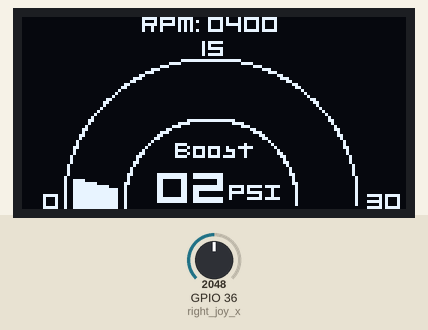
Bench run of a program on a simulated ESP32. Parts: 128×64 one-colour display. Inputs (shaded band) come from the test bench; at power-on: GPIO 36 (right_joy_x) = 2048.

Above: at 1.2 s.
1.3 s: GPIO 36 (right_joy_x) set to 1850
At 2.5 s:
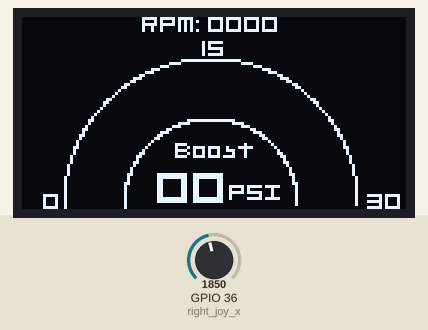
2.8 s: GPIO 36 (right_joy_x) set to 1930
At 4.1 s:
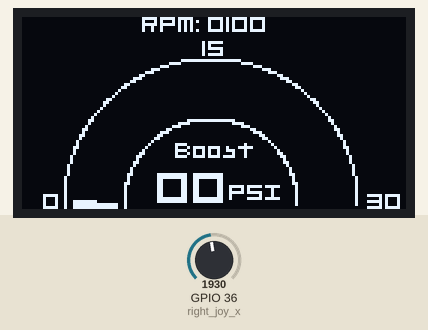
4.4 s: GPIO 36 (right_joy_x) set to 2047
At 4.44 s:
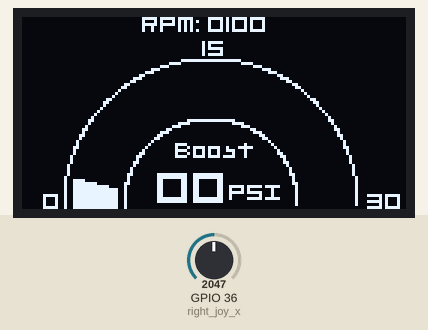
Timing chart, 0 to 7.4 s (numbered marks = the images above; inputs shaded):
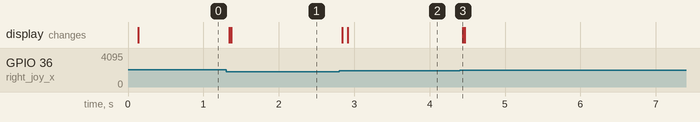

The program:

main.cpp
```cpp
/* Author: Mason Lopez
   Created: 12/15/2021
   Purpose: This code creates a simple interface for displaying data on small screen
*/

#include <Arduino.h>
#include <ESP32Servo.h>
#include <esp_now.h>
#include <WiFi.h>
#include <Wire.h>
#include <Adafruit_GFX.h>
#include <Adafruit_SSD1306.h>
#include <Adafruit_I2CDevice.h>
#include "Org_01.h"

// joystick inputs i used
const int right_joy_x = 36;
const int right_joy_y = 39;
const int left_joy_x = 35;
const int left_joy_y = 34;
const int right_button = 23;
const int left_button = 22;

// outside circle calculations
byte O_x_radius_pixel[180];
byte O_y_radius_pixel[180];

// outside inside circle calculations
byte Oin_x_radius_pixel[180];
byte Oin_y_radius_pixel[180];


// inside circle calculations
byte I_x_radius_pixel[180];
byte I_y_radius_pixel[180];

// inside inside circle calculations
byte Iin_x_radius_pixel[180];
byte Iin_y_radius_pixel[180];

// the center of the circles of the guages
#define X_CENTER 63
#define Y_CENTER 63

// radius of the circles
#define O_CIRCLE_RADIUS 49      // outside (larger)
#define I_CIRCLE_RADIUS 29      // inside (smaller)


// Parameters for the ssd1306 , 128x 64 deep
#define SCREEN_WIDTH 128 // OLED display width, in pixels
#define SCREEN_HEIGHT 64 // OLED display height, in pixels
#define OLED_RESET -1    // Reset pin # (or -1 if sharing Arduino reset pin)
Adafruit_SSD1306 display(SCREEN_WIDTH, SCREEN_HEIGHT, &Wire, OLED_RESET);


// change these values for your specific sensors!
#define SENSOR_MIN_VAL  1890    // CHANGE BASED ON INPUT OF SENSOR, THIS IS SET TO MIDDLE SINCE JOYSTICK GOES 0-4095 AND MIDDLE IS 1890 ABOUT
#define SENSOR_MAX_VAL  4095    // CHANGE BASED ON MAX RESOLUTION OF SENSOR
#define RAD_PI          180     // DONT CHANGE!
#define RAD_0           0       // DONT CHANGE!


// draws the circles on the screen
void drawCircles();

// calculates the radius of circles
void calculateRadiusPixels();

void setup()
{

  Serial.begin(115200);                                        // begin serial communications

  // set joysticks as inputs
  pinMode(right_joy_x, INPUT);
  pinMode(right_joy_y, INPUT);

  // pullup for the button pins
  pinMode(left_button, INPUT_PULLUP);
  pinMode(right_button, INPUT_PULLUP);

  // change the sda and sck pins for oled ( i used different pins then standard esp32 config)
  Wire.begin(17, 16);

  // if the display does not intialize then cause an error
  if (!display.begin(SSD1306_SWITCHCAPVCC, 0x3C))
  {
    Serial.println(F("SSD1306 allocation failed"));
    for (;;)
      ; // Don't proceed, loop forever
  }

  display.clearDisplay();                                   // clear display
  display.setTextSize(1);
  display.setFont(&Org_01);
  display.setTextColor(SSD1306_WHITE);
  display.display();
  calculateRadiusPixels();
  // draw the outlines of the guages one time
  drawCircles();
}

void loop()
{

  int rightValue = analogRead(right_joy_x);
  if (rightValue < 1890) // incase the values go over hardcode the min
  {
    rightValue = 1890;
  }


  int angleValue = map(rightValue, SENSOR_MIN_VAL, SENSOR_MAX_VAL, RAD_0, RAD_PI);         // GO ABOVE TO CHANGE SENSOR_XXX_VAL!

  for (int i = 0; i < angleValue; i++)                                                                                             // based on mapped value(angleValue) loop and draw lines
  {
    display.drawLine(Oin_x_radius_pixel[i], Oin_y_radius_pixel[i], Iin_x_radius_pixel[i], Iin_y_radius_pixel[i], SSD1306_WHITE);
  }
  for (int i = 179; i >= angleValue; i--)
  {
    display.drawLine(Oin_x_radius_pixel[i], Oin_y_radius_pixel[i], Iin_x_radius_pixel[i], Iin_y_radius_pixel[i], SSD1306_BLACK);
  }
  static unsigned long lastRefresh;

  // if the last refresh was greater than .4 update the boost value, to reduce screen flickering
  if (millis() - lastRefresh > 100) // this value should be changed based on MCU speed
  {
    display.fillRect(45, 51, 22, 12, 0);
    display.setTextSize(2);
    display.setCursor(45, 60);
    display.printf("%02d", map(angleValue, 0, 180, 0, 30));

    display.setTextSize(1);
    display.fillRect(62, 0, 30, 7, 0);
    display.setCursor(62, 4);
    display.printf("%04d", map(angleValue, 0, 180, 0, 6000));
    lastRefresh = millis();
  }

  display.display();
  // display.clearDisplay();
}


// min 1890
// max 4095
// map these values
/**
 * @brief Draws the two concentric half circles onto the display,
 * along with other information that does not get wiped from the screen
 *
 */
void drawCircles()
{
  for (int i = 0; i < 180; i++)
  {
    display.drawPixel(O_x_radius_pixel[i], O_y_radius_pixel[i], SSD1306_WHITE);
    display.drawPixel(I_x_radius_pixel[i], I_y_radius_pixel[i], SSD1306_WHITE);
  }
  display.setCursor(40, 4);
  display.print("RPM: ");
  display.print("0000");
  display.setCursor(51, 46);
  display.print("Boost");
  display.setCursor(7, 63);
  display.print("0");
  display.setCursor(115, 63);
  display.print("30");
  display.setCursor(60, 12);
  display.print("15");
  display.setTextSize(2);
  display.setCursor(45, 60);
  display.print("00");
  display.setTextSize(1);
  display.print("PSI");

  display.display();
}

/**
 * @brief Calculates the pixels of the circle for inside and outside circle using simple maths
 *
 */
void calculateRadiusPixels()
{
  const int OFFSET_VALUE = 3; // the amount of space to leave from the edges
  for (int i = 0; i < 180; i++)
  {
    O_x_radius_pixel[i] = sin(radians(i - 90)) * O_CIRCLE_RADIUS + X_CENTER;
    I_x_radius_pixel[i] = sin(radians(i - 90)) * I_CIRCLE_RADIUS + X_CENTER;
    Oin_x_radius_pixel[i] = sin(radians(i - 90)) * (O_CIRCLE_RADIUS - OFFSET_VALUE) + X_CENTER;
    Iin_x_radius_pixel[i] = sin(radians(i - 90)) * (I_CIRCLE_RADIUS + OFFSET_VALUE) + X_CENTER;

    O_y_radius_pixel[i] = -cos(radians(i - 90)) * O_CIRCLE_RADIUS + Y_CENTER;
    I_y_radius_pixel[i] = -cos(radians(i - 90)) * I_CIRCLE_RADIUS + Y_CENTER;
    Oin_y_radius_pixel[i] = -cos(radians(i - 90)) * (O_CIRCLE_RADIUS - OFFSET_VALUE) + Y_CENTER;
    Iin_y_radius_pixel[i] = -cos(radians(i - 90)) * (I_CIRCLE_RADIUS + OFFSET_VALUE) + Y_CENTER;
  }
}
```

Org_01.h
```cpp
// Org_v01 by Orgdot (www.orgdot.com/aliasfonts).  A tiny,
// stylized font with all characters within a 6 pixel height.

const uint8_t Org_01Bitmaps[] PROGMEM = {
    0xE8, 0xA0, 0x57, 0xD5, 0xF5, 0x00, 0xFD, 0x3E, 0x5F, 0x80, 0x88, 0x88,
    0x88, 0x80, 0xF4, 0xBF, 0x2E, 0x80, 0x80, 0x6A, 0x40, 0x95, 0x80, 0xAA,
    0x80, 0x5D, 0x00, 0xC0, 0xF0, 0x80, 0x08, 0x88, 0x88, 0x00, 0xFC, 0x63,
    0x1F, 0x80, 0xF8, 0xF8, 0x7F, 0x0F, 0x80, 0xF8, 0x7E, 0x1F, 0x80, 0x8C,
    0x7E, 0x10, 0x80, 0xFC, 0x3E, 0x1F, 0x80, 0xFC, 0x3F, 0x1F, 0x80, 0xF8,
    0x42, 0x10, 0x80, 0xFC, 0x7F, 0x1F, 0x80, 0xFC, 0x7E, 0x1F, 0x80, 0x90,
    0xB0, 0x2A, 0x22, 0xF0, 0xF0, 0x88, 0xA8, 0xF8, 0x4E, 0x02, 0x00, 0xFD,
    0x6F, 0x0F, 0x80, 0xFC, 0x7F, 0x18, 0x80, 0xF4, 0x7D, 0x1F, 0x00, 0xFC,
    0x21, 0x0F, 0x80, 0xF4, 0x63, 0x1F, 0x00, 0xFC, 0x3F, 0x0F, 0x80, 0xFC,
    0x3F, 0x08, 0x00, 0xFC, 0x2F, 0x1F, 0x80, 0x8C, 0x7F, 0x18, 0x80, 0xF9,
    0x08, 0x4F, 0x80, 0x78, 0x85, 0x2F, 0x80, 0x8D, 0xB1, 0x68, 0x80, 0x84,
    0x21, 0x0F, 0x80, 0xFD, 0x6B, 0x5A, 0x80, 0xFC, 0x63, 0x18, 0x80, 0xFC,
    0x63, 0x1F, 0x80, 0xFC, 0x7F, 0x08, 0x00, 0xFC, 0x63, 0x3F, 0x80, 0xFC,
    0x7F, 0x29, 0x00, 0xFC, 0x3E, 0x1F, 0x80, 0xF9, 0x08, 0x42, 0x00, 0x8C,
    0x63, 0x1F, 0x80, 0x8C, 0x62, 0xA2, 0x00, 0xAD, 0x6B, 0x5F, 0x80, 0x8A,
    0x88, 0xA8, 0x80, 0x8C, 0x54, 0x42, 0x00, 0xF8, 0x7F, 0x0F, 0x80, 0xEA,
    0xC0, 0x82, 0x08, 0x20, 0x80, 0xD5, 0xC0, 0x54, 0xF8, 0x80, 0xF1, 0xFF,
    0x8F, 0x99, 0xF0, 0xF8, 0x8F, 0x1F, 0x99, 0xF0, 0xFF, 0x8F, 0x6B, 0xA4,
    0xF9, 0x9F, 0x10, 0x8F, 0x99, 0x90, 0xF0, 0x55, 0xC0, 0x8A, 0xF9, 0x90,
    0xF8, 0xFD, 0x63, 0x10, 0xF9, 0x99, 0xF9, 0x9F, 0xF9, 0x9F, 0x80, 0xF9,
    0x9F, 0x20, 0xF8, 0x88, 0x47, 0x1F, 0x27, 0xC8, 0x42, 0x00, 0x99, 0x9F,
    0x99, 0x97, 0x8C, 0x6B, 0xF0, 0x96, 0x69, 0x99, 0x9F, 0x10, 0x2E, 0x8F,
    0x2B, 0x22, 0xF8, 0x89, 0xA8, 0x0F, 0xE0};

const GFXglyph Org_01Glyphs[] PROGMEM = {{0, 0, 0, 6, 0, 1},     // 0x20 ' '
                                         {0, 1, 5, 2, 0, -4},    // 0x21 '!'
                                         {1, 3, 1, 4, 0, -4},    // 0x22 '"'
                                         {2, 5, 5, 6, 0, -4},    // 0x23 '#'
                                         {6, 5, 5, 6, 0, -4},    // 0x24 '$'
                                         {10, 5, 5, 6, 0, -4},   // 0x25 '%'
                                         {14, 5, 5, 6, 0, -4},   // 0x26 '&'
                                         {18, 1, 1, 2, 0, -4},   // 0x27 '''
                                         {19, 2, 5, 3, 0, -4},   // 0x28 '('
                                         {21, 2, 5, 3, 0, -4},   // 0x29 ')'
                                         {23, 3, 3, 4, 0, -3},   // 0x2A '*'
                                         {25, 3, 3, 4, 0, -3},   // 0x2B '+'
                                         {27, 1, 2, 2, 0, 0},    // 0x2C ','
                                         {28, 4, 1, 5, 0, -2},   // 0x2D '-'
                                         {29, 1, 1, 2, 0, 0},    // 0x2E '.'
                                         {30, 5, 5, 6, 0, -4},   // 0x2F '/'
                                         {34, 5, 5, 6, 0, -4},   // 0x30 '0'
                                         {38, 1, 5, 2, 0, -4},   // 0x31 '1'
                                         {39, 5, 5, 6, 0, -4},   // 0x32 '2'
                                         {43, 5, 5, 6, 0, -4},   // 0x33 '3'
                                         {47, 5, 5, 6, 0, -4},   // 0x34 '4'
                                         {51, 5, 5, 6, 0, -4},   // 0x35 '5'
                                         {55, 5, 5, 6, 0, -4},   // 0x36 '6'
                                         {59, 5, 5, 6, 0, -4},   // 0x37 '7'
                                         {63, 5, 5, 6, 0, -4},   // 0x38 '8'
                                         {67, 5, 5, 6, 0, -4},   // 0x39 '9'
                                         {71, 1, 4, 2, 0, -3},   // 0x3A ':'
                                         {72, 1, 4, 2, 0, -3},   // 0x3B ';'
                                         {73, 3, 5, 4, 0, -4},   // 0x3C '<'
                                         {75, 4, 3, 5, 0, -3},   // 0x3D '='
                                         {77, 3, 5, 4, 0, -4},   // 0x3E '>'
                                         {79, 5, 5, 6, 0, -4},   // 0x3F '?'
                                         {83, 5, 5, 6, 0, -4},   // 0x40 '@'
                                         {87, 5, 5, 6, 0, -4},   // 0x41 'A'
                                         {91, 5, 5, 6, 0, -4},   // 0x42 'B'
                                         {95, 5, 5, 6, 0, -4},   // 0x43 'C'
                                         {99, 5, 5, 6, 0, -4},   // 0x44 'D'
                                         {103, 5, 5, 6, 0, -4},  // 0x45 'E'
                                         {107, 5, 5, 6, 0, -4},  // 0x46 'F'
                                         {111, 5, 5, 6, 0, -4},  // 0x47 'G'
                                         {115, 5, 5, 6, 0, -4},  // 0x48 'H'
                                         {119, 5, 5, 6, 0, -4},  // 0x49 'I'
                                         {123, 5, 5, 6, 0, -4},  // 0x4A 'J'
                                         {127, 5, 5, 6, 0, -4},  // 0x4B 'K'
                                         {131, 5, 5, 6, 0, -4},  // 0x4C 'L'
                                         {135, 5, 5, 6, 0, -4},  // 0x4D 'M'
                                         {139, 5, 5, 6, 0, -4},  // 0x4E 'N'
                                         {143, 5, 5, 6, 0, -4},  // 0x4F 'O'
                                         {147, 5, 5, 6, 0, -4},  // 0x50 'P'
                                         {151, 5, 5, 6, 0, -4},  // 0x51 'Q'
                                         {155, 5, 5, 6, 0, -4},  // 0x52 'R'
                                         {159, 5, 5, 6, 0, -4},  // 0x53 'S'
                                         {163, 5, 5, 6, 0, -4},  // 0x54 'T'
                                         {167, 5, 5, 6, 0, -4},  // 0x55 'U'
                                         {171, 5, 5, 6, 0, -4},  // 0x56 'V'
                                         {175, 5, 5, 6, 0, -4},  // 0x57 'W'
                                         {179, 5, 5, 6, 0, -4},  // 0x58 'X'
                                         {183, 5, 5, 6, 0, -4},  // 0x59 'Y'
                                         {187, 5, 5, 6, 0, -4},  // 0x5A 'Z'
                                         {191, 2, 5, 3, 0, -4},  // 0x5B '['
                                         {193, 5, 5, 6, 0, -4},  // 0x5C '\'
                                         {197, 2, 5, 3, 0, -4},  // 0x5D ']'
                                         {199, 3, 2, 4, 0, -4},  // 0x5E '^'
                                         {200, 5, 1, 6, 0, 1},   // 0x5F '_'
                                         {201, 1, 1, 2, 0, -4},  // 0x60 '`'
                                         {202, 4, 4, 5, 0, -3},  // 0x61 'a'
                                         {204, 4, 5, 5, 0, -4},  // 0x62 'b'
                                         {207, 4, 4, 5, 0, -3},  // 0x63 'c'
                                         {209, 4, 5, 5, 0, -4},  // 0x64 'd'
                                         {212, 4, 4, 5, 0, -3},  // 0x65 'e'
                                         {214, 3, 5, 4, 0, -4},  // 0x66 'f'
                                         {216, 4, 5, 5, 0, -3},  // 0x67 'g'
                                         {219, 4, 5, 5, 0, -4},  // 0x68 'h'
                                         {222, 1, 4, 2, 0, -3},  // 0x69 'i'
                                         {223, 2, 5, 3, 0, -3},  // 0x6A 'j'
                                         {225, 4, 5, 5, 0, -4},  // 0x6B 'k'
                                         {228, 1, 5, 2, 0, -4},  // 0x6C 'l'
                                         {229, 5, 4, 6, 0, -3},  // 0x6D 'm'
                                         {232, 4, 4, 5, 0, -3},  // 0x6E 'n'
                                         {234, 4, 4, 5, 0, -3},  // 0x6F 'o'
                                         {236, 4, 5, 5, 0, -3},  // 0x70 'p'
                                         {239, 4, 5, 5, 0, -3},  // 0x71 'q'
                                         {242, 4, 4, 5, 0, -3},  // 0x72 'r'
                                         {244, 4, 4, 5, 0, -3},  // 0x73 's'
                                         {246, 5, 5, 6, 0, -4},  // 0x74 't'
                                         {250, 4, 4, 5, 0, -3},  // 0x75 'u'
                                         {252, 4, 4, 5, 0, -3},  // 0x76 'v'
                                         {254, 5, 4, 6, 0, -3},  // 0x77 'w'
                                         {257, 4, 4, 5, 0, -3},  // 0x78 'x'
                                         {259, 4, 5, 5, 0, -3},  // 0x79 'y'
                                         {262, 4, 4, 5, 0, -3},  // 0x7A 'z'
                                         {264, 3, 5, 4, 0, -4},  // 0x7B '{'
                                         {266, 1, 5, 2, 0, -4},  // 0x7C '|'
                                         {267, 3, 5, 4, 0, -4},  // 0x7D '}'
                                         {269, 5, 3, 6, 0, -3}}; // 0x7E '~'

const GFXfont Org_01 PROGMEM = {(uint8_t *)Org_01Bitmaps,
                                (GFXglyph *)Org_01Glyphs, 0x20, 0x7E, 7};

// Approx. 943 bytes
```

Measured:
- after the input at 1.3 s, the display: first changes at once (image 1 shows a later state)
- after the input at 2.8 s, the display: first changes at once (image 2 shows a later state)
- after the input at 4.4 s, the display: changes at once (image 3)
